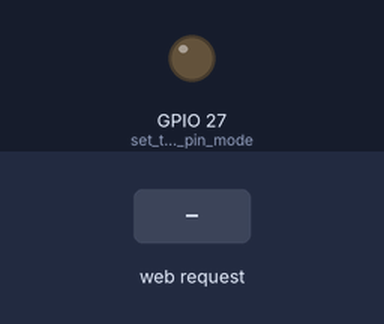
Bench run of a sketch on a simulated ESP32. Parts: output pins drawn as LEDs (lit = HIGH). The inputs (shaded band) are chosen by the test bench. WiFi joins after 1.5 s; servers stay silent unless stated; what the sketch prints to the serial monitor is not drawn.

Above: at 2.7 s.
2.8 s: HTTP request GET /H received
At 3.7 s:
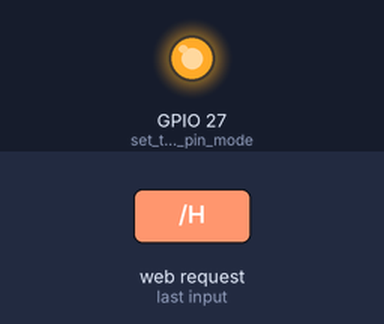
4.3 s: HTTP request GET /L received
At 4.9 s:
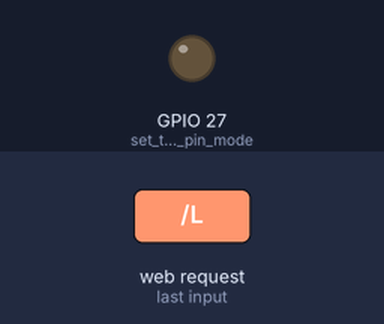
Timing chart, 0 to 7.3 s (numbered marks = the images above; inputs shaded):
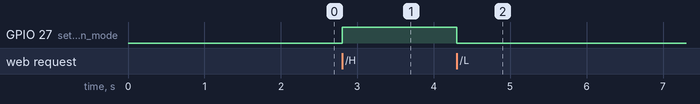

Measured:
- after the input at 2.8 s, GPIO 27 (set_the_LED_pin_mode): LOW → HIGH at once
- after the input at 4.3 s, GPIO 27 (set_the_LED_pin_mode): HIGH → LOW at once

The sketch:

led_blink_web_server.ino
```cpp
#include <WiFi.h>

const char* ssid     = "";
const char* password = "";

WiFiServer server(80);

void setup()
{
    Serial.begin(115200);
    pinMode(27, OUTPUT);      // set the LED pin mode

    delay(10);

    // We start by connecting to a WiFi network

    Serial.println();
    Serial.println();
    Serial.print("Connecting to ");
    Serial.println(ssid);

    WiFi.begin(ssid, password);

    while (WiFi.status() != WL_CONNECTED) {
        delay(500);
        Serial.print(".");
    }

    Serial.println("");
    Serial.println("WiFi connected.");
    Serial.println("IP address: ");
    Serial.println(WiFi.localIP());

    server.begin();

}

int value = 0;
String state="on";
String url="/H";
void loop(){
 WiFiClient client = server.available();   // listen for incoming clients

  if (client) {                             // if you get a client,
    Serial.println("New Client.");           // print a message out the serial port
    String currentLine = "";                // make a String to hold incoming data from the client
    while (client.connected()) {            // loop while the client's connected
      if (client.available()) {             // if there's bytes to read from the client,
        char c = client.read();             // read a byte, then
        Serial.write(c);                    // print it out the serial monitor
        if (c == '\n') {                    // if the byte is a newline character

          // if the current line is blank, you got two newline characters in a row.
          // that's the end of the client HTTP request, so send a response:
          if (currentLine.length() == 0) {
            // HTTP headers always start with a response code (e.g. HTTP/1.1 200 OK)
            // and a content-type so the client knows what's coming, then a blank line:
            client.println("HTTP/1.1 200 OK");
            client.println("Content-type:text/html");
            client.println();

            // the content of the HTTP response follows the header:
//            client.print("Click <a href=\"/H\">here</a> to turn the LED on pin 5 on.<br>");
//            client.print("Click <a href=\"/L\">here</a> to turn the LED on pin 5 off.<br>");
               client.print("<html><div style=\"text-align:center\"><h1>LED state</h1>");
                client.print("<button><a href=\""+url+"\">"+state+"</a></button>");
                //client.print("<p style=\"text-align:center\">led is "+state+"</p>");
//               if(state.equals("off")){
//                client.print("<button><a href=\"/H\">on</a></button>");
//                client.print("<p style=\"text-align:center\">led is off</p>");
//               }
//               else if(state.equals("on")){
//                client.print("<button><a href=\"/L\">off</a></button>");
//                client.print("<p style=\"text-align:center\">led is on</p>");
//               }
               client.print("</div></html>");
            // The HTTP response ends with another blank line:
            client.println();
            // break out of the while loop:
            break;
          } else {    // if you got a newline, then clear currentLine:
            currentLine = "";
          }
        } else if (c != '\r') {  // if you got anything else but a carriage return character,
          currentLine += c;      // add it to the end of the currentLine
        }

        // Check to see if the client request was "GET /H" or "GET /L":
        if (currentLine.equals("GET /H")) {
          digitalWrite(27, HIGH);
          state="off";
          url="/L";

          // GET /H turns the LED on
        }
        if (currentLine.equals("GET /L")) {
          digitalWrite(27, LOW);                // GET /L turns the LED off
          state="on";
          url="/H";
        }
      }

    }
    // close the connection:
    client.stop();
    Serial.println("Client Disconnected.");
  }
}
```
